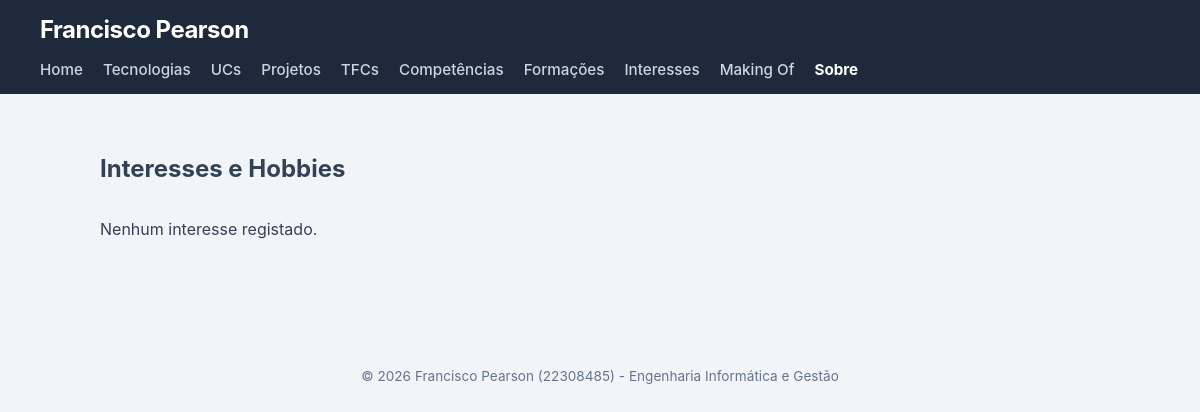
The app's page /portfolio/interesses/, older data.
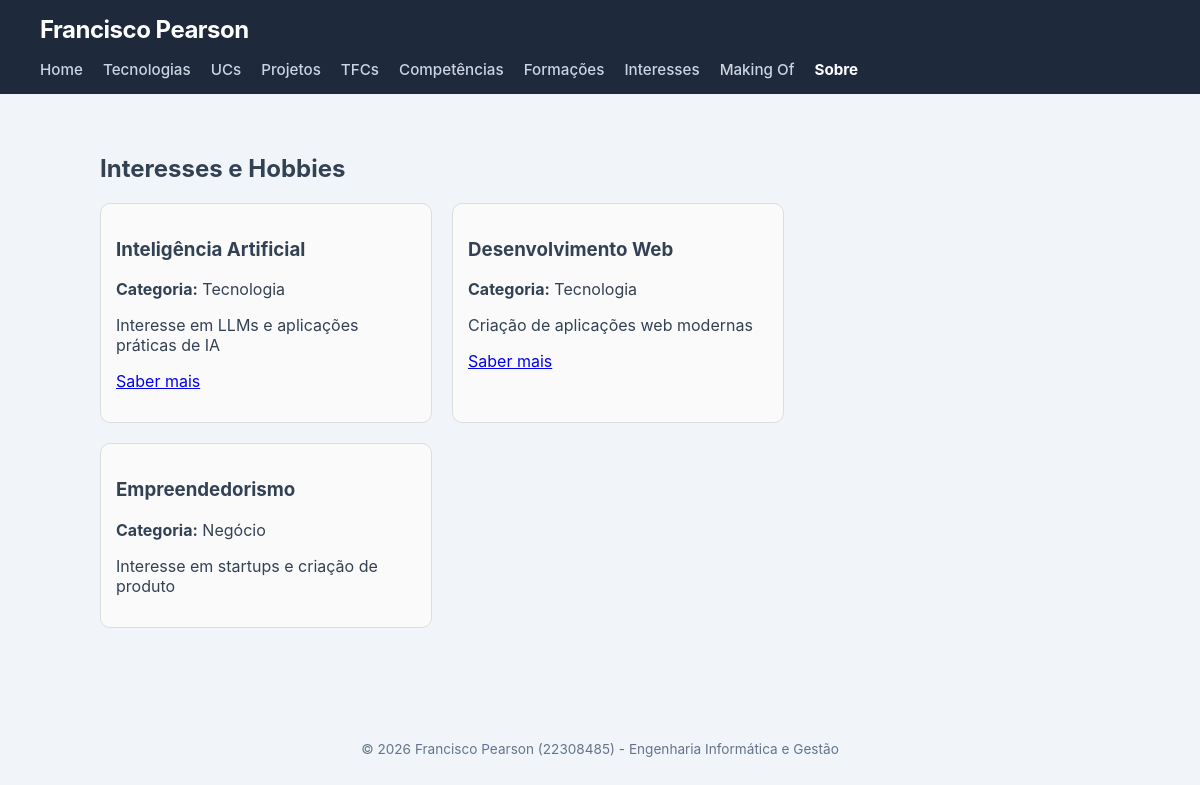
The same page, newer data.
### portfolio/models.py (models this page shows, shortened)
class Interesse(models.Model):
    CATEGORIA_CHOICES = [
        ('TEC', 'Tecnologia'),
        ('NEG', 'Negócio'),
        ('CIE', 'Ciência'),
        ('CUL', 'Cultura'),
        ('DES', 'Desporto'),
        ('OUT', 'Outro'),
    ]
    nome = models.CharField(max_length=100)
    descricao = models.TextField(blank=True)
    categoria = models.CharField(max_length=3, choices=CATEGORIA_CHOICES, default='TEC')
    url = models.URLField(blank=True)

### portfolio/views.py (the view)
# urls.py: path('interesses/', views.interesses_view, name='interesses'),
def interesses_view(request):
    interesses = Interesse.objects.all()
    return render(request, 'portfolio/interesses.html', {'interesses': interesses})

### portfolio/templates/portfolio/interesses.html
{% extends 'portfolio/base.html' %}
{% block content %}
<section>
    <h2>Interesses e Hobbies</h2>
    <div style="display: flex; flex-wrap: wrap; gap: 20px;">
        {% for interesse in interesses %}
            <article style="border: 1px solid #ddd; padding: 15px; border-radius: 10px; width: 300px; background-color: #fafafa;">
                <h3>{{ interesse.nome }}</h3>
                <p><strong>Categoria:</strong> {{ interesse.get_categoria_display }}</p>
                <p>{{ interesse.descricao }}</p>
                {% if interesse.url %}
                    <p><a href="{{ interesse.url }}" target="_blank">Saber mais</a></p>
                {% endif %}
            </article>
        {% empty %}
            <p>Nenhum interesse registado.</p>
        {% endfor %}
    </div>
</section>
{% endblock %}

Row changes from the older to the newer data that the page shows:
added Interesse: nome "Inteligência Artificial", categoria "Tecnologia", descricao "Interesse em LLMs e aplicações práticas de IA"
added Interesse: nome "Desenvolvimento Web", categoria "Tecnologia", descricao "Criação de aplicações web modernas"
added Interesse: nome "Empreendedorismo", categoria "Negócio", descricao "Interesse em startups e criação de produto"
Text that changed along with them:
text no longer shown: "Nenhum interesse registado."
